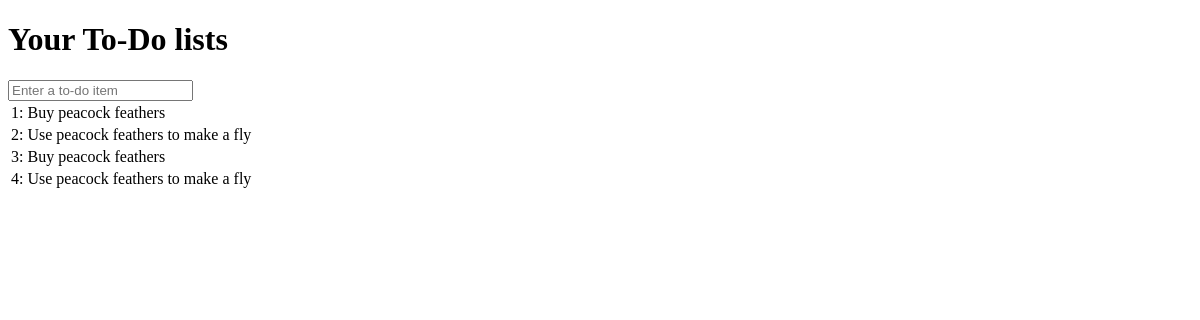
The page /lists/the-only-list-in-the-world/ on the database as committed earlier.
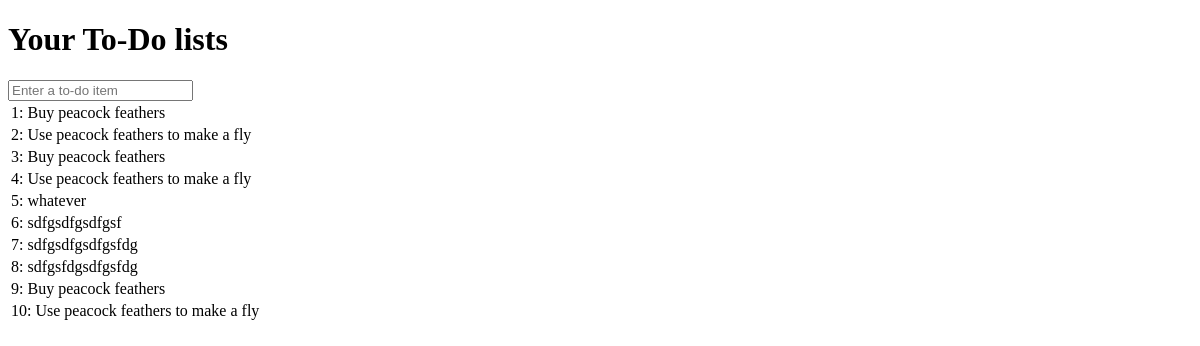
The same page on the database as committed later.
### lists/models.py (models this page shows)
class Item(models.Model):
    text = models.TextField(default='')
    list = models.ForeignKey(List, on_delete=models.PROTECT, default=None)

### lists/views.py (the view)
# urls.py: url(r'^lists/the-only-list-in-the-world/$', views.view_list, name='view_list'),
def view_list(request):
    items = Item.objects.all()
    return render(request,'list.html',{'items': items})

### lists/templates/list.html (shortened to what this page needs)
<!DOCTYPE html>
<html lang="en" dir="ltr">
  <head>
  </head>
  <body>
    <h1>Your To-Do lists</h1>
    <form method="post" action='/lists/new'>
      <input name="item_text" id="id_new_item" placeholder="Enter a to-do item" />
    </form>
    <table id="id_list_table">
      {% for item in items %}
      <tr><td>{{ forloop.counter }}: {{ item.text }}</td></tr>
      {% endfor %}
    </table>
  </body>
</html>

Rows that differ between the two databases and show on the page:
added Item: text "whatever"
added Item: text "sdfgsdfgsdfgsf"
added Item: text "sdfgsdfgsdfgsfdg"
added Item: text "sdfgsfdgsdfgsfdg"
added Item: text "Buy peacock feathers"
added Item: text "Use peacock feathers to make a fly"
